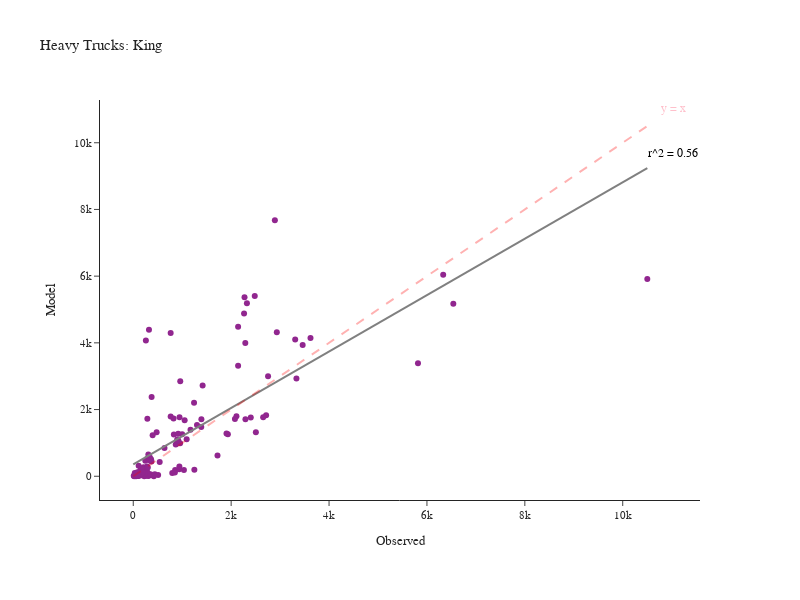

The notebook cell saved with this chart:
### Code cell
fig = create_truck_chart(df_daily_heavy, 'Heavy', 'King')
fig.show()

### Figure 1 — Plotly figure (JSON) as saved in the notebook; plotly's stock layout.template omitted (floating-point values rounded to 4 significant figures; data arrays with more than 128 entries replaced by an {"elided": "..."} marker saying what was removed)
{"data": [{"customdata": {"elided": "132x2 str values"}, "hovertemplate": "Observed=%{x}<br>Model=%{y}<br>location=%{customdata[0]}<br>County=%{customdata[1]}<extra></extra>", "legendgroup": "", "line": {"color": "Grey", "width": 2}, "marker": {"color": "#91268F", "symbol": "circle"}, "mode": "markers", "name": "", "orientation": "v", "showlegend": false, "type": "scatter", "x": {"elided": "132 int values"}, "xaxis": "x", "y": {"elided": "132 int values"}, "yaxis": "y"}, {"hovertemplate": "Observed=%{x}<br>Model=%{y}<extra></extra>", "legendgroup": "", "line": {"color": "Grey", "dash": "solid", "width": 2}, "marker": {"symbol": "circle"}, "mode": "lines", "name": "", "orientation": "v", "showlegend": false, "type": "scatter", "x": [0.0, 106.1, 212.2, 318.2, 424.3, 530.4, 636.5, 742.6, 848.6, 954.7, 1061.0, 1167.0, 1273.0, 1379.0, 1485.0, 1591.0, 1697.0, 1803.0, 1909.0, 2016.0, 2122.0, 2228.0, 2334.0, 2440.0, 2546.0, 2652.0, 2758.0, 2864.0, 2970.0, 3076.0, 3182.0, 3289.0, 3395.0, 3501.0, 3607.0, 3713.0, 3819.0, 3925.0, 4031.0, 4137.0, 4243.0, 4349.0, 4455.0, 4561.0, 4668.0, 4774.0, 4880.0, 4986.0, 5092.0, 5198.0, 5304.0, 5410.0, 5516.0, 5622.0, 5728.0, 5834.0, 5941.0, 6047.0, 6153.0, 6259.0, 6365.0, 6471.0, 6577.0, 6683.0, 6789.0, 6895.0, 7001.0, 7107.0, 7213.0, 7320.0, 7426.0, 7532.0, 7638.0, 7744.0, 7850.0, 7956.0, 8062.0, 8168.0, 8274.0, 8380.0, 8486.0, 8593.0, 8699.0, 8805.0, 8911.0, 9017.0, 9123.0, 9229.0, 9335.0, 9441.0, 9547.0, 9653.0, 9759.0, 9866.0, 9972.0, 10080.0, 10180.0, 10290.0, 10400.0, 10500.0], "xaxis": "x", "y": [358.9, 448.6, 538.3, 627.9, 717.6, 807.3, 897.0, 986.7, 1076.0, 1166.0, 1256.0, 1345.0, 1435.0, 1525.0, 1614.0, 1704.0, 1794.0, 1883.0, 1973.0, 2063.0, 2152.0, 2242.0, 2332.0, 2422.0, 2511.0, 2601.0, 2691.0, 2780.0, 2870.0, 2960.0, 3049.0, 3139.0, 3229.0, 3318.0, 3408.0, 3498.0, 3587.0, 3677.0, 3767.0, 3856.0, 3946.0, 4036.0, 4125.0, 4215.0, 4305.0, 4394.0, 4484.0, 4574.0, 4663.0, 4753.0, 4843.0, 4933.0, 5022.0, 5112.0, 5202.0, 5291.0, 5381.0, 5471.0, 5560.0, 5650.0, 5740.0, 5829.0, 5919.0, 6009.0, 6098.0, 6188.0, 6278.0, 6367.0, 6457.0, 6547.0, 6636.0, 6726.0, 6816.0, 6905.0, 6995.0, 7085.0, 7174.0, 7264.0, 7354.0, 7444.0, 7533.0, 7623.0, 7713.0, 7802.0, 7892.0, 7982.0, 8071.0, 8161.0, 8251.0, 8340.0, 8430.0, 8520.0, 8609.0, 8699.0, 8789.0, 8878.0, 8968.0, 9058.0, 9147.0, 9237.0], "yaxis": "y"}], "layout": {"annotations": [{"align": "right", "font": {"color": "pink", "size": 12}, "showarrow": false, "text": "y = x", "x": 11030.0, "y": 11030.0}, {"align": "right", "font": {"color": "black", "size": 12}, "showarrow": false, "text": "r^2 = 0.56", "x": 11030.0, "y": 9699.0}], "height": 600, "legend": {"tracegroupgap": 0}, "margin": {"b": 100, "l": 100, "r": 100, "t": 100}, "shapes": [{"line": {"color": "Red", "dash": "dash", "width": 2}, "type": "line", "x0": 0, "x1": 10502, "y0": 0, "y1": 10502}], "title": {"text": "Heavy Trucks: King"}, "width": 800, "xaxis": {"anchor": "y", "domain": [0.0, 1.0], "title": {"text": "Observed"}}, "yaxis": {"anchor": "x", "domain": [0.0, 1.0], "title": {"text": "Model"}}}}
